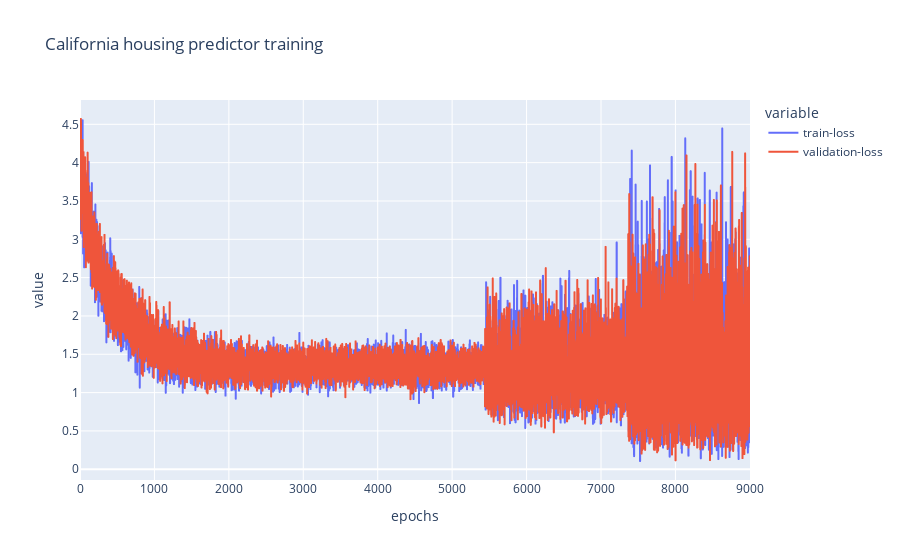

The code cell stored with this chart in its notebook:
### Code cell
predictor.adam().fit(
    X_train=autoencoder.encoder(X_train).output(),
    Y_train=Y_train,
    epochs=10_000,
    batch_size=8,
    X_val=autoencoder.encoder(X_val).output(),
    Y_val=Y_val,
    early_stop_count=1000,
    loss_criterion="MSELoss",
    verbose=True
).plot_loss("California housing predictor training")

### Figure 1 — Plotly figure (JSON) as saved in the notebook; plotly's stock layout.template omitted (floating-point values rounded to 4 significant figures; data arrays with more than 128 entries replaced by an {"elided": "..."} marker saying what was removed)
{"data": [{"hovertemplate": "variable=train-loss<br>epochs=%{x}<br>value=%{y}<extra></extra>", "legendgroup": "train-loss", "line": {"color": "#636efa", "dash": "solid"}, "marker": {"symbol": "circle"}, "mode": "lines", "name": "train-loss", "showlegend": true, "type": "scattergl", "x": {"elided": "9003 int values"}, "xaxis": "x", "y": {"elided": "9003 float values"}, "yaxis": "y"}, {"hovertemplate": "variable=validation-loss<br>epochs=%{x}<br>value=%{y}<extra></extra>", "legendgroup": "validation-loss", "line": {"color": "#EF553B", "dash": "solid"}, "marker": {"symbol": "circle"}, "mode": "lines", "name": "validation-loss", "showlegend": true, "type": "scattergl", "x": {"elided": "9003 int values"}, "xaxis": "x", "y": {"elided": "9003 float values"}, "yaxis": "y"}], "layout": {"legend": {"title": {"text": "variable"}, "tracegroupgap": 0}, "title": {"text": "California housing predictor training"}, "xaxis": {"anchor": "y", "domain": [0, 1], "title": {"text": "epochs"}}, "yaxis": {"anchor": "x", "domain": [0, 1], "title": {"text": "value"}}}}
